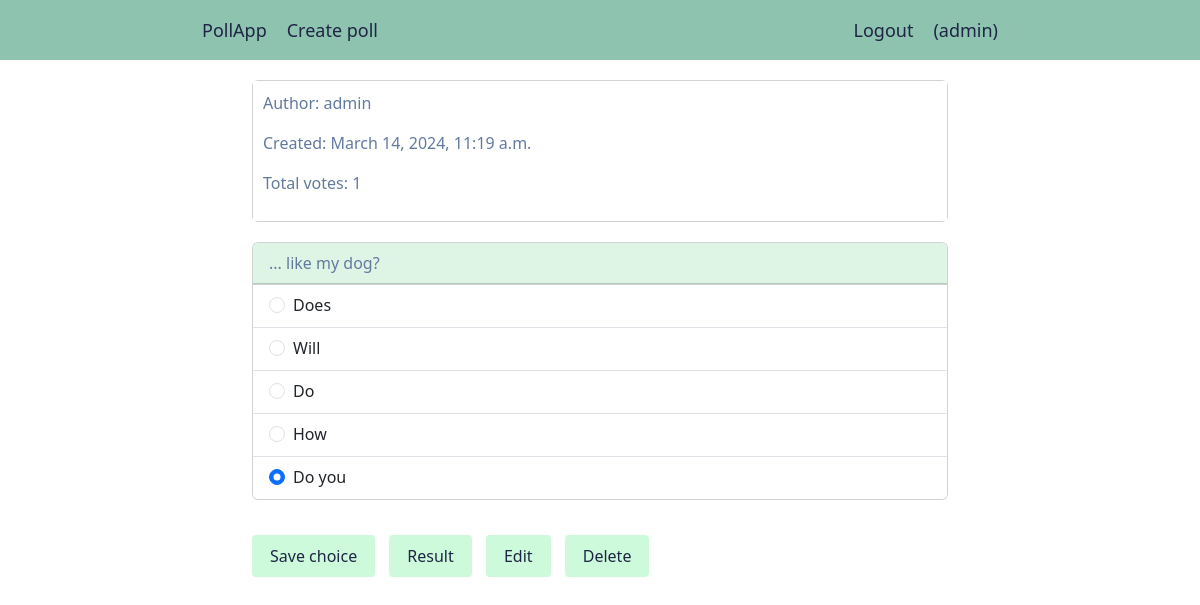
/poll/detail/12/ (signed in), run on the app's committed database.
### users/models.py (models this page shows, shortened)
class CustomUser(AbstractUser):
    selected_choices = models.ManyToManyField(Choice, related_name='users')
    def get_selected_choice(
        self, queryset: models.QuerySet
    ) -> Optional[Choice]:
        selected_choice = self.selected_choices.filter(
            id__in=queryset.values('id')
        ).first()
        return selected_choice

### poll/models.py (models this page shows, shortened)
class Poll(models.Model):
    owner = models.ForeignKey(
        settings.AUTH_USER_MODEL, on_delete=models.CASCADE
    )
    votes = models.PositiveIntegerField(default=0)
    title = models.CharField(max_length=300, blank=False)
    description = models.TextField(blank=True)
    created = models.DateTimeField(auto_now_add=True)
    class Meta:
        ordering = ['-created']
    def get_result(self) -> dict['Choice', float]:
        result = {}
        choices = self.choices.all()
        for choice in choices:
            if not choice.votes or not self.votes:
                result[choice] = 0
            else:
                result[choice] = round((choice.votes / self.votes) * 100, 2)
        return result

class Choice(models.Model):
    poll = models.ForeignKey(
        Poll, on_delete=models.CASCADE, related_name='choices'
    )
    choice = models.CharField(max_length=200)
    votes = models.PositiveIntegerField(default=0)
    def __str__(self):
        return self.choice

### poll/views.py (the view, shortened to what this page needs)
# urls.py: path('detail/<pk>/', views.PollDetailView.as_view(), name='detail'),
class PollDetailView(LoginRequiredMixin, TemplateResponseMixin, View):
    template_name = 'polls/detail.html'
    poll = None
    def dispatch(self, request, *args, **kwargs):
        self.poll = self.get_object(pk=kwargs.get('pk'))
        return super().dispatch(request, *args, **kwargs)
    def get_object(self, pk: int) -> Poll:
        return Poll.objects.select_related('owner').get(id=pk)
    def get_context_data(self, **kwargs):
        context = kwargs
        selected_choice = self.request.user.get_selected_choice(
            self.poll.choices.all()
        )
        context['selected_choice'] = selected_choice
        context['choices'] = self.poll.get_result()
        return context
    def get(self, request, pk):
        context = self.get_context_data()
        context['poll'] = self.poll
        return self.render_to_response(context)

### poll/templates/polls/detail.html (shortened to what this page needs)
{% extends "base.html" %}
{% block content %}
	<div class="card">
  	<div class="card-body card-info">
    	<p>Author: {{ poll.owner }}</p>
    	<p>Created: {{ poll.created }}</p>
    	<p>Total votes: {{ poll.votes }}</p>
  	</div>
	</div>
	<form action="{% url 'poll:detail' poll.id %}" method="post">
		<div class="card">
			<div class="card-header">
		  	{{ poll.title }}
			</div>
		    <ul class="list-group list-group-flush">
			    {% for choice in choices.keys %}
					  <li class="list-group-item">
					    <div class="form-check form-check-inline">
				  			<input class="form-check-input" type="radio" name="choices" id="{{ choice.id }}" value="{{ choice.id }}"
				  			{% if selected_choice.id == choice.id %}checked{% else %}required{% endif %}>
				  			<label class="form-check-label" for="{{ choice.id }}">{{ choice }}</label>
							</div>
						</li>
			    {% endfor %}
			  </ul>
		</div>
		<div id="options">
			<button type="submit" class="btn btn-mint">Save choice</button>
			<a href="{% url 'poll:result' poll.id %}" class="btn btn-mint">Result</a>
			{% if request.user == poll.owner %}
				<a href="{% url 'poll:edit' poll.id %}" class="btn btn-mint">
					Edit
				</a>
				<button type="button" id="delete-btn" class="btn btn-mint">
					Delete
				</button>
			{% endif %}
	</form>
{% endblock %}

### poll/templates/base.html (shortened to what this page needs)
{% load django_bootstrap5 %}
{% load static %}
<!DOCTYPE html>
<html>
<head>
	{% bootstrap_css %}
	<link rel="stylesheet" type="text/css" href="{% static 'css/base.css' %}">
</head>
<body>
	<ul class="nav-bar">
		<a href="{% url 'poll:list' %}" class="nav-item">PollApp</a>
		{% if request.user.is_authenticated %}
			<a href="{% url 'poll:create' %}" class="nav-item">Create poll</a>
			<a href="{% url 'users:logout' %}" class="nav-auth">Logout</a>
			<li class="nav-item">({{ request.user.username }})</li>
		{% else %}
			<a href="{% url 'users:login' %}" class="nav-auth">Login</a>
			<a href="{% url 'users:registration' %}" class="nav-auth">Registration</a>
		{% endif %}
	</ul>
	<div class="container">
		{% block content %}
		{% endblock %}
	</div>
</body>
</html>

### poll/static/css/base.css (style rules this page uses)
.nav-bar { background-color: #8EC3B0; width: 100%; height: 60px; margin-bottom: 20px; padding-left: 16%; padding-right: 16%; list-style: none; display: flex; justify-content: space-between; align-items: center; }
.nav-item, .nav-auth { text-decoration: none; font-size: 18px; font-weight: 500; color: #1F2544; padding: 0 10px; white-space: nowrap; text-overflow: ellipsis; }
.nav-auth { margin-left: auto; }
.container { max-width: 60%; }
.card { color: #1F2544; margin-bottom: 20px; }
.card-header { background-color: #DEF5E5; color: #637A9F !important; }
.card-body { background-color: #BCEAD5; color: #637A9F !important; }
.btn-mint { display: inline-block; background-color: #CDFADB; color: #1F2544; padding: 8px 17px 8px 17px; border-radius: .25rem; margin: 15px 10px 15px 0px; }
.card-info { background-color: #ffff; padding: 10px; }
.list-group-item { display: flex; justify-content: space-between; }

### data on the page
CustomUser: user.username "admin"
Poll: owner "admin", created "March 14, 2024, 11:19 a.m.", votes "1", title "... like my dog?"
Choice: choices "☐ Does", choice "Does"
Choice: choices "☐ Will", choice "Will"
Choice: choices "☐ Do", choice "Do"
Choice: choices "☐ How", choice "How"
Choice: choices "☑ Do you", choice "Do you"
